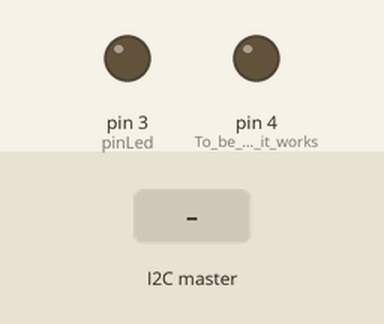
This sketch was run on a simulated Arduino Uno, built with avr-gcc and run on an emulated ATmega328P. Shown: output pins drawn as LEDs (lit = HIGH). The inputs (shaded band) are chosen by the test bench.

Above: at 1.2 s.
1.3 s: the I2C master sends the byte 0
At 2.5 s:
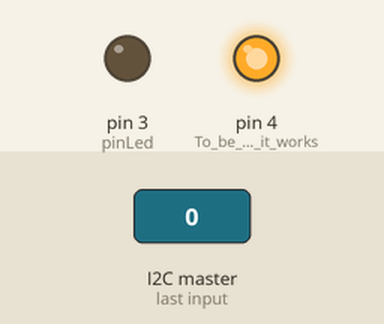
Timing chart, 0 to 4.3 s (numbered marks = the images above; inputs shaded):
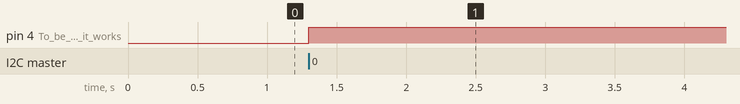

Measured:
- after the input at 1.3 s, pin 4 (To_be_shure_it_works): LOW → HIGH at once

The sketch:

slave1.ino
```cpp
#include <Wire.h>
const int pinLed = 3;
void setup() {
  Wire.begin(9); // Address of slave 1
  Wire.onReceive(receiveEvent);
  pinMode(pinLed, OUTPUT);
}
void loop() {
    pinMode(4, OUTPUT); //To be shure it works
}
void receiveEvent(int howMany) {
  digitalWrite(4, HIGH);
  while (Wire.available()) {
    char data = Wire.read();

    // Controls the LED of slave 1
    if (data == '0') {
      digitalWrite(pinLed, HIGH);
    } else {
      digitalWrite(pinLed, LOW);
    }
  }
}
```
